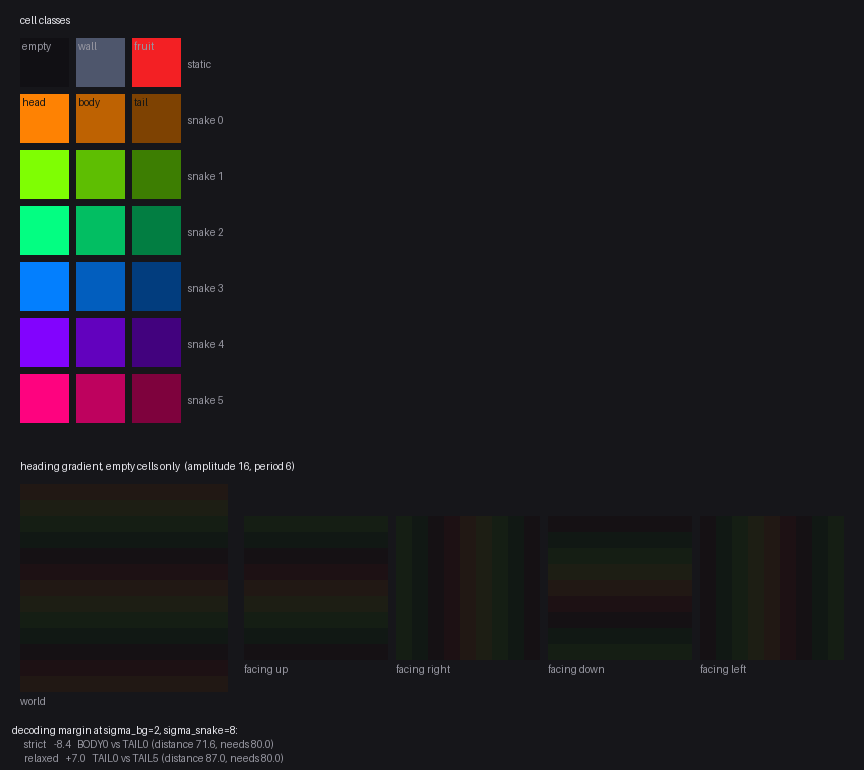
#> input picture showcase/palette.png, 864 x 770 px
$ python pair_rollouts.py --left ../showcase/palette.png --right ../showcase/palette.png
#> lines starting #> are read from the running program, lines starting #| are printed output that depends on the picture
"""Two rollouts side by side, so the comparison is one picture.

Reading two gifs in separate windows means holding one in memory while
watching the other, which is exactly the comparison a reader is worst at.
Tiling them puts the same step of each next to the other, under captions
saying what differs, and the difference either survives that or it was
never there.

The sources are left untouched. This writes a third file.

Rollouts can end at different lengths -- a model whose snakes all die stops
early -- so the shorter side holds its final frame rather than looping back
to the start, which would read as the rollout continuing. A held frame is
greyed and marked, because a bright still picture beside a moving one still
reads as a rollout that happens to be sitting quiet.
"""
import argparse
import os

from PIL import (Image, ImageDraw, ImageEnhance, ImageFont,
                  ImageSequence)

BACKDROP = (16, 16, 20)
INK = (236, 236, 242)
MUTED = (132, 132, 144)
RULE = (52, 52, 62)


def parse_args():
    p = argparse.ArgumentParser(description=__doc__.split('\n\n')[0])
    p.add_argument('--left', default='diagrams/rollout_ego_step12000.gif')
    p.add_argument('--right', default='diagrams/rollout_nograd_step12000.gif')
    p.add_argument('--left-label', default="one agent's record")
    p.add_argument('--right-label', default="every agent's record")
    p.add_argument('--left-note', default='')
    p.add_argument('--right-note', default='')
    p.add_argument('--title', default='')
    p.add_argument('--out', default='diagrams/rollout_pair.gif')
    p.add_argument('--gap', type=int, default=26)
    p.add_argument('--margin', type=int, default=18)
    return p.parse_args()


def read_gif(path):
    """Every frame as RGB, with the duration each was shown for."""
#> called with path = '../showcase/palette.png'
    frames, durations = [], []
    with Image.open(path) as source:
#> source is the input picture: PIL image 864x770 RGB; mean R, G, B 29, 28.2, 30.6
        for frame in ImageSequence.Iterator(source):
            frames.append(frame.convert('RGB'))
            durations.append(frame.info.get('duration', 100))
#> this loop made 1 pass
#> after the loop, durations = [100]; frames = 1 item
    return frames, durations


def spent(image, font):
    """A finished panel: colour drained, dimmed, and said so in words."""
    faded = ImageEnhance.Color(image).enhance(0.18)
    faded = ImageEnhance.Brightness(faded).enhance(0.5)
    draw = ImageDraw.Draw(faded)
    text = 'rollout ended'
    pad, box = 6, draw.textlength(text, font=font)
    left, top = 8, faded.height - 26
    draw.rectangle([left, top, left + box + 2 * pad, top + 19],
                   fill=BACKDROP, outline=RULE)
    draw.rectangle([left + pad, top + 7, left + pad + 5, top + 12],
                   fill=MUTED)
    draw.text((left + pad + 11, top + 3), text, fill=MUTED, font=font)
    return faded


def font_for(size):
    for name in ('DejaVuSans.ttf', 'DejaVuSans-Bold.ttf'):
        try:
            return ImageFont.truetype(name, size)
        except OSError:
            continue
    return ImageFont.load_default()


def main():
    args = parse_args()
    left, left_ms = read_gif(args.left)
#> left = 1 item; left_ms = [100]
    right, right_ms = read_gif(args.right)
#> the loop in read_gif (call 2), `for frame in ImageSequence.Iterator(source):` made 1 pass
#> right = 1 item; right_ms = [100]

    big, small, tiny = font_for(21), font_for(16), font_for(13)
    head = (34 if args.title else 0) + (48 if (args.left_note
                                               or args.right_note) else 26)
    width = (args.margin * 2 + args.gap + left[0].width + right[0].width)
#> width = 1790
    height = args.margin * 2 + head + max(left[0].height, right[0].height)
#> height = 832

    canvas = Image.new('RGB', (width, height), BACKDROP)
    sketch = ImageDraw.Draw(canvas)
    if args.title:
        sketch.text((args.margin, args.margin - 2), args.title, fill=INK,
                    font=big)

    top = args.margin + (34 if args.title else 0)
    places = ((args.margin, args.left_label, args.left_note),
              (args.margin + left[0].width + args.gap, args.right_label,
               args.right_note))
    for x, label, note in places:
        sketch.text((x, top), label, fill=INK, font=small)
        if note:
            sketch.text((x, top + 20), note, fill=MUTED, font=tiny)
    body = args.margin + head
    sketch.line([args.margin, body - 8, width - args.margin, body - 8],
                fill=RULE)

    # worked out once: the marked-up still is the same picture every frame
    last_left, last_right = spent(left[-1], tiny), spent(right[-1], tiny)
#> in spent, `faded = ImageEnhance.Color(image).enhance(0.18)`:
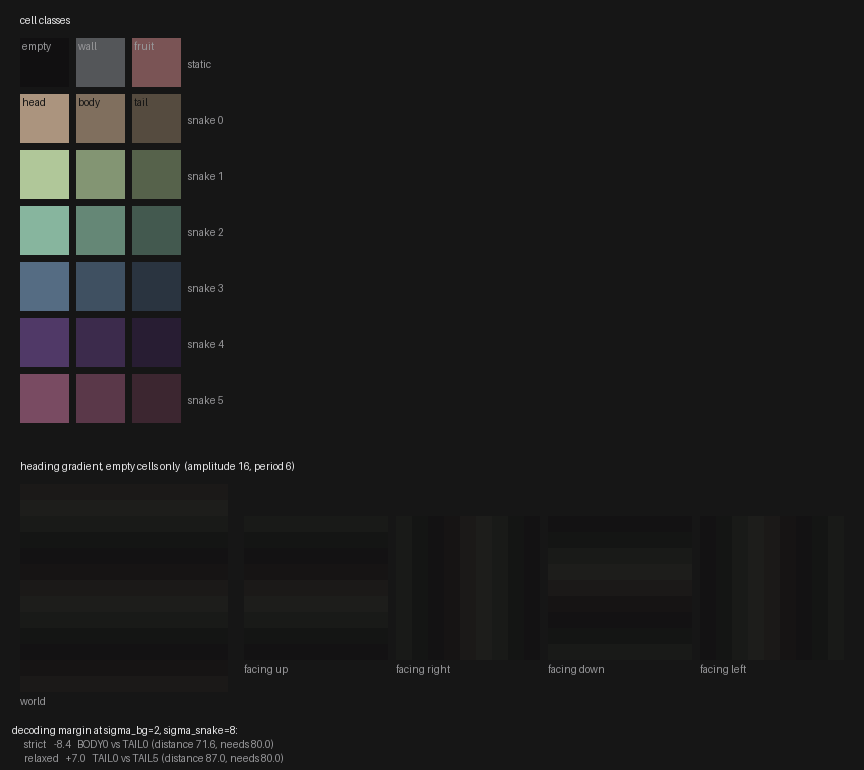
#> faded: PIL image 864x770 RGB; mean R, G, B 28.4, 28.2, 28.1
#> in spent, `faded = ImageEnhance.Brightness(faded).enhance(0.5)`:
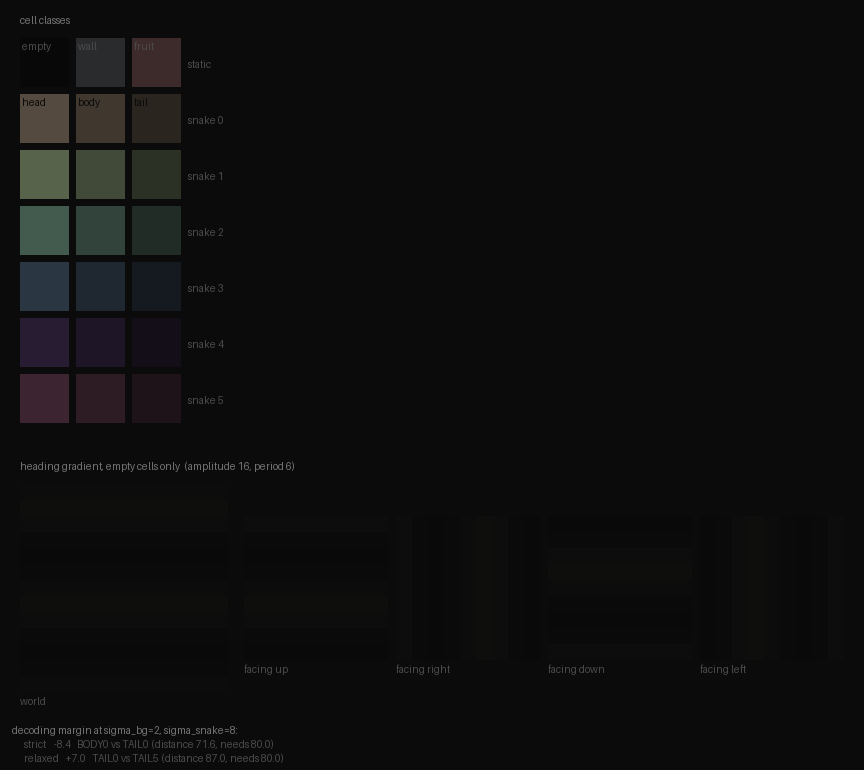
#> faded: PIL image 864x770 RGB; mean R, G, B 14.1, 14, 14
#> in spent, `pad, box = 6, draw.textlength(text, font=font)`: pad = 6; box = 86.38

    merged, timings = [], []
    for index in range(max(len(left), len(right))):
        # a finished rollout holds, rather than looping under a running one
        here = last_left if index >= len(left) else left[index]
        there = last_right if index >= len(right) else right[index]
        frame = canvas.copy()
        frame.paste(here, (args.margin, body))
        frame.paste(there, (args.margin + left[0].width + args.gap, body))
        merged.append(frame)
        timings.append(max(left_ms[min(index, len(left_ms) - 1)],
                           right_ms[min(index, len(right_ms) - 1)]))
#> this loop made 1 pass
#> pass 1, in main, `frame = canvas.copy()`:
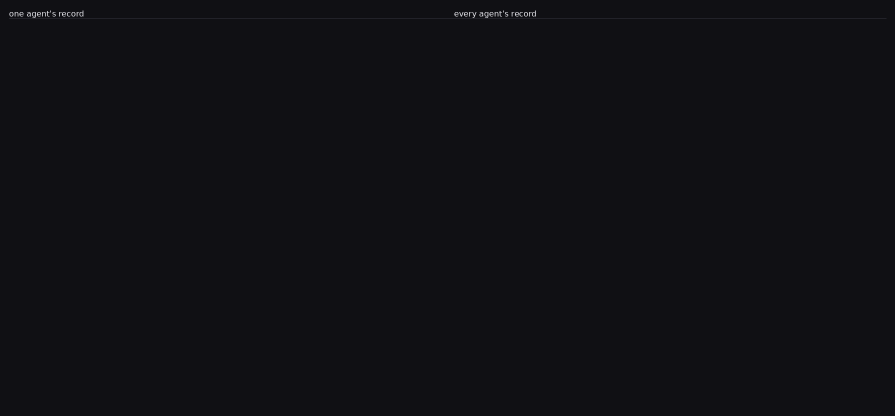
#> frame: PIL image 1790x832 RGB (shown at 1/2 size); mean R, G, B 16.2, 16.2, 20.2
#> after the loop:
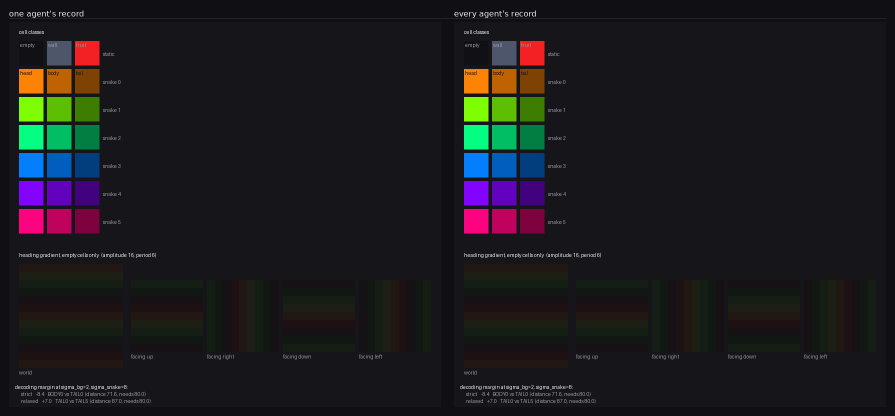
#> frame: PIL image 1790x832 RGB (shown at 1/2 size); mean R, G, B 27.8, 27.1, 29.6
#> after the loop, merged = 1 item; timings = [100]

    # one palette for the whole gif: left to itself PIL picks a fresh
    # adaptive palette per frame, and the captions -- identical pixels
    # every frame -- come out speckled as the text colour lands on a
    # different entry each time
    shared = merged[len(merged) // 2].quantize(colors=256,
                                               method=Image.MEDIANCUT)
    merged = [frame.quantize(palette=shared, dither=Image.Dither.NONE)
              for frame in merged]

    os.makedirs(os.path.dirname(args.out) or '.', exist_ok=True)
    merged[0].save(args.out, save_all=True, append_images=merged[1:],
                   duration=timings, loop=0, optimize=True)
    print(f'wrote {args.out}  {width}x{height}  {len(merged)} frames '
          f'({len(left)} left, {len(right)} right)')
#| wrote diagrams/rollout_pair.gif  1790x832  1 frames (1 left, 1 right)


if __name__ == '__main__':
    main()
